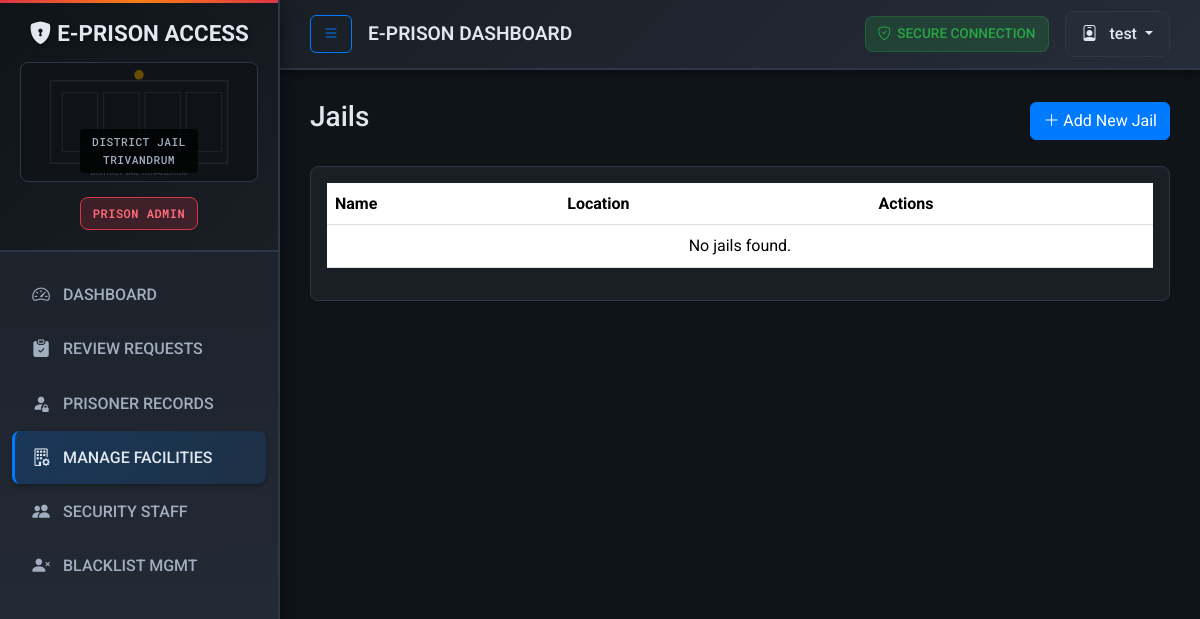
Page /prison-core/jails/ (signed in) on the earlier database version.
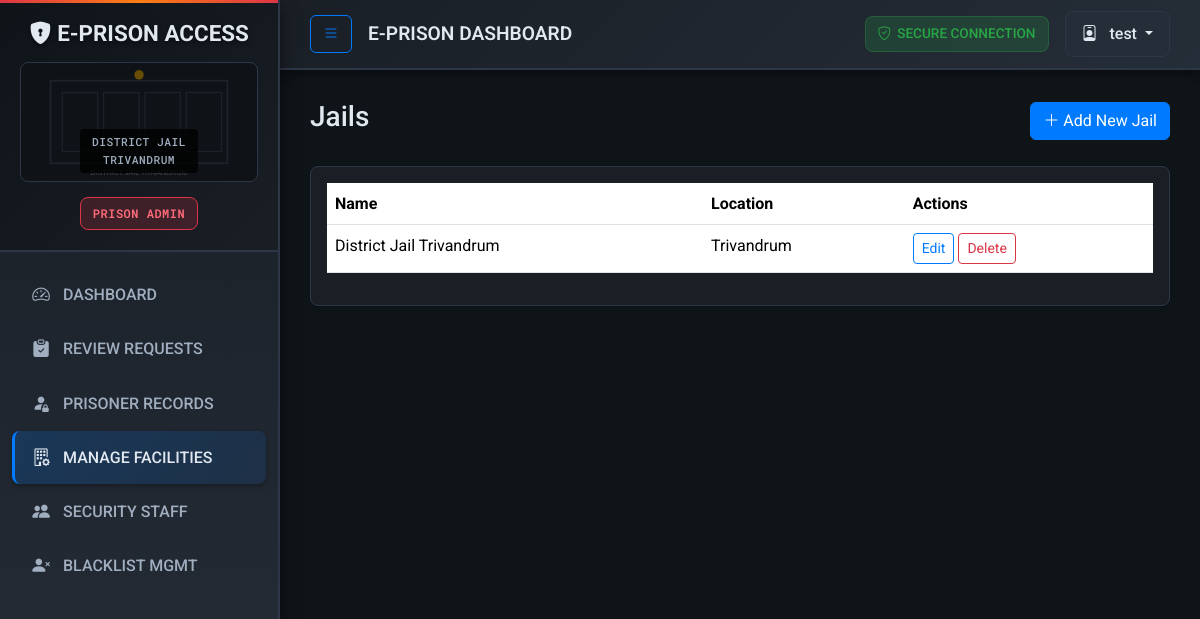
Same page on the later database version.
### prison_core/models.py (models this page shows, shortened)
class Jail(models.Model):
    name = models.CharField(max_length=200, unique=True)
    location = models.CharField(max_length=200)

### accounts/decorators.py (the view)
    def wrap(request, *args, **kwargs):
        if request.user.is_authenticated and request.user.role == 'admin':
            return function(request, *args, **kwargs)
        else:
            messages.error(request, "You do not have permission to access this page.")
            return redirect('staff_login')

### prison_core/views.py (called while the page is built)
@login_required
@admin_required
def jail_list(request):
    jails = Jail.objects.all()
    return render(request, 'prison_core/jail_list.html', {'jails': jails})

### prison_core/templates/prison_core/jail_list.html (shortened to what this page needs)
{% extends "base.html" %}
{% block content %}
<div class="d-flex justify-content-between align-items-center mb-4">
    <h3>Jails</h3>
    <a href="{% url 'jail_create' %}" class="btn btn-primary"><i class="bi bi-plus-lg"></i> Add New Jail</a>
</div>
<div class="card shadow-sm">
    <div class="card-body">
        <table class="table table-hover">
            <thead>
                <tr>
                    <th>Name</th>
                    <th>Location</th>
                    <th>Actions</th>
                </tr>
            </thead>
            <tbody>
                {% for jail in jails %}
                <tr>
                    <td>{{ jail.name }}</td>
                    <td>{{ jail.location }}</td>
                    <td>
                        <a href="{% url 'jail_update' jail.pk %}" class="btn btn-sm btn-outline-primary">Edit</a>
                        <a href="{% url 'jail_delete' jail.pk %}" class="btn btn-sm btn-outline-danger">Delete</a>
                    </td>
                </tr>
                {% empty %}
                <tr>
                    <td colspan="3" class="text-center">No jails found.</td>
                </tr>
                {% endfor %}
            </tbody>
        </table>
    </div>
</div>
{% endblock %}

Differences in the rows shown:
added Jail: name "District Jail Trivandrum", location "Trivandrum"
Other differences:
text no longer shown: "No jails found."
